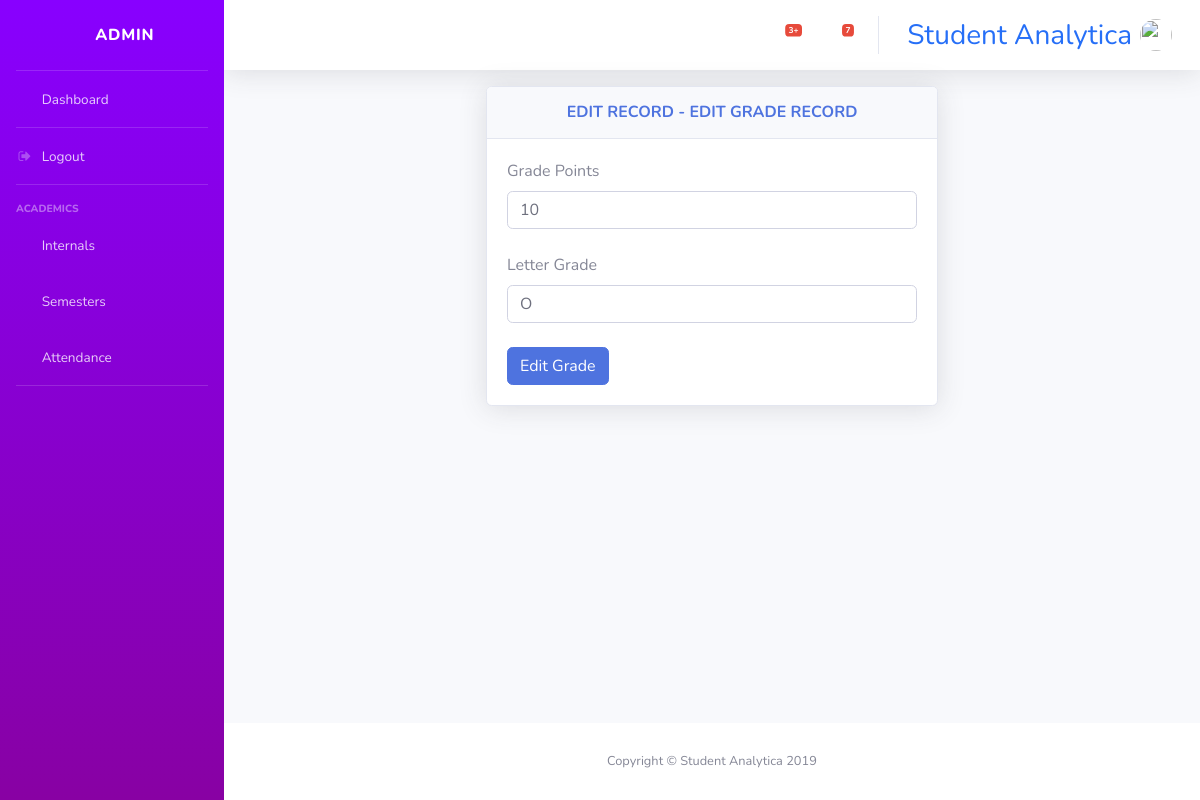
/grade/edit/1/ (signed in), run on the app's committed database.
### users/models.py (models this page shows, shortened)
class User(AbstractUser):
    user_type = models.CharField(max_length=20, choices=c.USER_TYPE)
    department = models.CharField(max_length=20, choices=c.DEPT)
    email = models.EmailField()
    date_of_birth = models.DateField(blank=True, null=True)
    age = models.IntegerField(blank=True, null=True)

### console/models.py (models this page shows, shortened)
class Grade(models.Model):
    points = models.IntegerField()
    letter = models.CharField(max_length=2, unique=True)

### console/views/grade.py (the view)
def edit(request, pk):
    if request.user.is_staff:
        obj = Grade.objects.get(id=pk)
        if request.method == "GET":
            context = {
                "obj": obj
            }
        if request.method == "POST":
            obj.points = request.POST.get("points")
            obj.letter = request.POST.get("letter")
            obj.save()
            messages.warning(request, 'Grade records has been updated!')
            return redirect('edit_grades')
        return render(request, 'console/grades/edit.html', context)
    else:
        return redirect('edit_grades')

### console/templates/console/grades/edit.html (shortened to what this page needs)
{% extends "base.html" %}
{% block content %}
{% load widget_tweaks %}
<div class="row">
    <div class="col-lg-6 mb-4" style="margin: auto">
        <div class="card shadow mb-4">
            <div class="card-header py-3">
                <h6 class="m-0 font-weight-bold text-primary text-center">EDIT RECORD - EDIT GRADE RECORD</h6>
            </div>
            <div class="card-body">
                <form action="" method="POST">
                    <label for="">Grade Points</label>
                    <input type="text" class="form-control" name="points" value="{{obj.points}}">
                    <br>
                    <label for="">Letter Grade</label>
                    <input type="text" class="form-control" name="letter" value="{{obj.letter}}">
                    <br>
                    <button type="submit" class="btn btn-primary">Edit Grade</button>
                </form>
            </div>
        </div>
    </div>
</div>
{% endblock content %}

### console/templates/base.html (shortened to what this page needs)
{% load static %}
<!DOCTYPE html>
<html lang="en">
<head>
  <link href="{% static 'vendor/fontawesome-free/css/all.min.css' %}" rel="stylesheet" type="text/css">
  <link rel="stylesheet" href="https://cdnjs.cloudflare.com/ajax/libs/font-awesome/4.7.0/css/font-awesome.min.css">
  <link href="{% static 'css/sb-admin-2.min.css' %}" rel="stylesheet">
<link rel="stylesheet"
    href="https://cdnjs.cloudflare.com/ajax/libs/tempusdominus-bootstrap-4/5.1.2/css/tempusdominus-bootstrap-4.min.css"
 />
</head>
<body id="page-top">
  <div id="wrapper">
    <ul class="navbar-nav sidebar sidebar-dark accordion" id="accordionSidebar" style="background: rgb(135, 1, 161); background: linear-gradient(360deg, rgb(136, 1, 163) 0%, rgba(136,0,255,1) 100%, rgba(102,0,255,1) 100%);">
      <a class="sidebar-brand d-flex align-items-center justify-content-center" href="">
        <div class="sidebar-brand-icon rotate-n-15">
          <i class="fas fa-laugh-wink"></i>
        </div>
        <div class="sidebar-brand-text mx-3">{{user.username}}</div>
      </a>
      <hr class="sidebar-divider my-0">
      <li class="nav-item">
        <a class="nav-link" href="{% url 'home' %}">
          <i class="fas fa-fw fa-tachometer-alt"></i>
          <span>Dashboard</span>
        </a>
      </li>
      <hr class="sidebar-divider my-0">
      <li class="nav-item">
        <a class="nav-link" href="{% url 'logout' %}">
          <i class="fa fa-fw fa-sign-out"></i>
          <span>Logout</span>
        </a>
      </li>
      <hr class="sidebar-divider">
      <div class="sidebar-heading">
        Academics
      </div>
      <li class="nav-item">
        <a class="nav-link collapsed" href="{% url 'assigned_class' %}">
          <i class="fas fa-fw fa-file-alt"></i>
          <span>Internals</span>
        </a>
      </li>
      <li class="nav-item">
        <a class="nav-link" href="{% url 'assigned_sem' %}">
          <i class="far fa-fw fa-copy"></i>
          <span>Semesters</span></a>
      </li>
      <li class="nav-item">
        <a class="nav-link" href="#">
          <i class="fas fa-fw fa-chart-area"></i>
          <span>Attendance</span></a>
      </li>
      <hr class="sidebar-divider d-none d-md-block">
    </ul>
    <div id="content-wrapper" class="d-flex flex-column">
      <div id="content">
        <nav class="navbar navbar-expand navbar-light bg-white topbar mb-3 static-top shadow">
          <ul class="navbar-nav ml-auto">
            <li class="nav-item dropdown no-arrow mx-1">
              <a class="nav-link dropdown-toggle" href="#" id="alertsDropdown" role="button" data-toggle="dropdown" aria-haspopup="true" aria-expanded="false">
                <i class="fas fa-bell fa-fw"></i>
                <span class="badge badge-danger badge-counter">3+</span>
              </a>
            </li>
            <li class="nav-item dropdown no-arrow mx-1">
              <a class="nav-link dropdown-toggle" href="#" id="messagesDropdown" role="button" data-toggle="dropdown" aria-haspopup="true" aria-expanded="false">
                <i class="fas fa-envelope fa-fw"></i>
                <span class="badge badge-danger badge-counter">7</span>
              </a>
            </li>
            <li class="nav-item">
              <a class="nav-link">
                <h3 class="mr-2 d-none d-lg-inline active" style="color: rgb(38, 111, 247); padding-top:10px">Student Analytica</h3>
                <img class="img-profile rounded-circle" src="{% static '{{user.profile.image}}' %}">
              </a>
            </li>
          </ul>
        </nav>
        <div class="container-fluid">
            {% block content %}
            {% endblock content %}
        </div>
      </div>
      <footer class="sticky-footer bg-white">
        <div class="container my-auto">
          <div class="copyright text-center my-auto">
            <span>Copyright &copy; Student Analytica 2019</span>
          </div>
        </div>
      </footer>
    </div>
  </div>
</body>
</html>

### data on the page
User: username "ADMIN"
Grade: points "10", letter "O"
